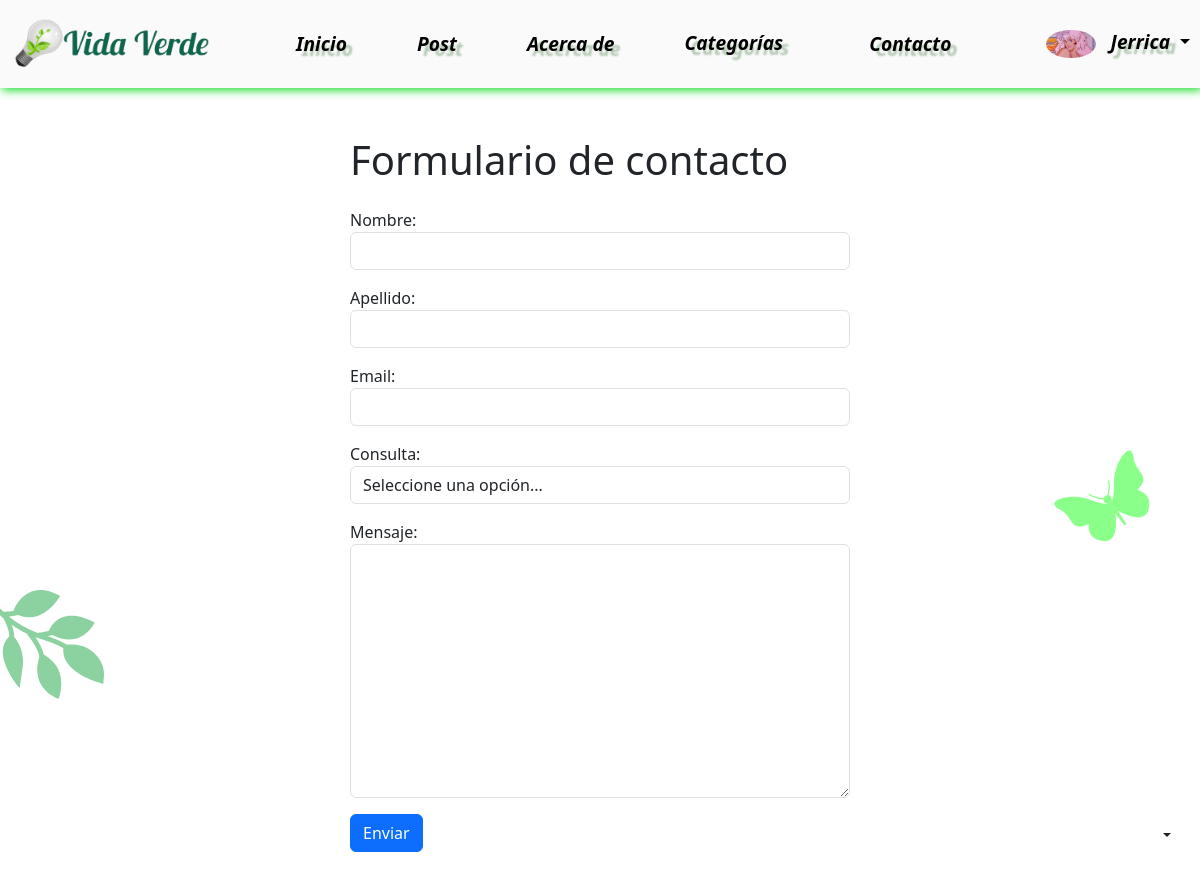
Page /contacto/ (signed in) on the committed database.
### apps/usuario/models.py (models this page shows, shortened)
class Usuario(AbstractUser):
    imagen = models.ImageField(null=True, blank=True, upload_to='usuario', default='usuario/user-default.png')

### apps/contacto/views.py (the view, shortened to what this page needs)
# urls.py: path('contacto/', views.ContactoUsuario.as_view(), name='contacto'),
class ContactoUsuario(CreateView):
    template_name = 'contacto/contacto.html'
    form_class = ContactoForm
    success_url = reverse_lazy('apps.contacto:contacto')

### apps/posts/templatetags/colaborador_tags.py (called while the page is built)
@register.filter(name = 'has_group')
def has_group(user, group_name):
    return user.groups.filter(name=group_name).exists()

### templates/contacto/contacto.html (shortened to what this page needs)
{% extends 'base.html' %}
{% block contenido %}
<div class="container mt-5">
  <form method="POST" style="margin: 0 auto; max-width: 500px;" id="contactoForm">
    <h1 class="mb-4">Formulario de contacto</h1>
    <div class="mb-3">
      {{ form.nombre.label_tag }}
      {{ form.nombre }}
    </div>
    <div class="mb-3">
      {{ form.apellido.label_tag }}
      {{ form.apellido }}
    </div>
    <div class="mb-3">
      {{ form.email.label_tag }}
      {{ form.email }}
    </div>
    <div class="mb-3">
      {{ form.consulta.label_tag }}
      {{ form.consulta }}
    </div>
    <div class="mb-3">
      {{ form.mensaje.label_tag }}
      {{ form.mensaje }}
    </div>
    <button type="submit" class="btn btn-primary">Enviar</button>
  </form>
</div>
{% endblock contenido %}

### templates/base.html (shortened to what this page needs)
{% load static %}
{% load colaborador_tags %}
<!DOCTYPE html>
<html lang="es-ar"  data-bs-theme="auto"         >
<head>
    <link rel="stylesheet" href="{% static 'css/base.css' %}">
    <link rel="stylesheet" href="{% static 'css/barranavegacion.css' %}">
<link href="https://cdn.jsdelivr.net/npm/bootstrap@5.3.2/dist/css/bootstrap.min.css" rel="stylesheet">
<link rel="stylesheet" href="https://cdn.jsdelivr.net/npm/@docsearch/css@3">
<link href="https://cdn.jsdelivr.net/npm/bootstrap-icons@1.18.0/font/bootstrap-icons.css" rel="stylesheet">
</head>
<body>
<header>
<div class="dropdown position-fixed bottom-0 end-0 mb-3 me-3 bd-mode-toggle">
  <button class="btn btn-bd-primary py-2 dropdown-toggle d-flex align-items-center"
          id="bd-theme"
          type="button"
          aria-expanded="false"
          data-bs-toggle="dropdown"
          aria-label="Toggle theme (auto)">
    <svg class="bi my-1 theme-icon-active" width="1em" height="1em"><use href="#circle-half"></use></svg>
  </button>
</div>
<div class="navegacion-horizontal navbar d-none d-sm-flex">
  <li>
    <a href="/" class="d-block mx-auto">
      <img src="{% static 'img/logoVerde.png' %}" alt="logo-imagen" class="img-fluid" style="width: 200px; height: 50px;">
    </a>
  </li>
<li><a class="nav-item ms-3" href="/">Inicio</a></li>
<li><a class="nav-item" href="{% url 'apps.posts:posts' %}">Post</a></li>
<li><a class="nav-item" href="{% url 'apps.acerca_de:acerca_de' %}">Acerca de</a></li>
<li class="nav-item dropdown"><a class="nav-link me-3"  role="button" data-bs-toggle="dropdown" aria-haspopup="true" aria-expanded="false">Categorías</a>
</li>
<li><a class="nav-item me-4" href="{% url 'apps.contacto:contacto' %}">Contacto</a></li>
{% if user.is_authenticated %}
    <li id="logout-option" class="nav-item dropdown">
      <a class="nav-link dropdown-toggle" href="#" id="usuario-dropdown" role="button" data-bs-toggle="dropdown" aria-expanded="false" onclick="toggleLogoutOption()">
        {% if user.imagen %}
        <img src="{{ user.imagen.url }}" alt="imagen_usuario" id="usuario-imagen" class="rounded-circle" style="max-width: 50px; max-height: 50px; cursor: pointer; margin-right: 10px;">
           {% else %}
              <img src="{% static 'img/user-default.png' %}" alt="imagen_por_defecto" id="usuario-imagen" class="rounded-circle" style="max-width: 50px; max-height: 50px; cursor: pointer; margin-right: 10px;">
        {% endif %}
          {{ user.username }}
      </a>
    </li>
{% else %}
    <li><a class="nav-item me-4" href="{% url 'apps.usuario:login' %}">Iniciar Sesión</a></li>
{% endif %}
</div>
</header>
      {% block contenido %}
      {% endblock %}
</body>
</html>

### static/css/base.css (style rules this page uses)
body { padding-bottom: 20px; }
.navbar { margin-bottom: 20px; }
.bi { vertical-align: -.125em; fill: currentColor; }
.btn-bd-primary { --bd-violet-bg: #712cf9; --bd-violet-rgb: 112.520718, 44.062154, 249.437846; --bs-btn-font-weight: 600; --bs-btn-color: var(--bs-white); --bs-btn-bg: var(--bd-violet-bg); --bs-btn-border-color: var(--bd-violet-bg); --bs-btn-hover-color: var(--bs-white); --bs-btn-hover-bg: #6528e0; --bs-btn-hover-border-color: #6528e0; --bs-btn-focus-shadow-rgb: var(--bd-violet-rgb); --bs-btn-active-color: var(--bs-btn-hover-color); --bs-btn-active-bg: #5a23c8; --bs-btn-active-border-color: #5a23c8; }
.bd-mode-toggle { z-index: 1500; }

### static/css/barranavegacion.css (style rules this page uses)
.navegacion-horizontal { background-color: rgba(245, 245, 245, 0.455); box-shadow: 2px 2px 9px rgb(13, 220, 33); position: sticky; width: 100%; list-style-type: none; margin: 0; padding: 10px; margin-bottom: 2px; }
.navegacion-horizontal > li > a { color: black; text-decoration: none; padding: 10px; margin-bottom: 2px; font-size: larger; font-style: italic; text-shadow: 6px 5px 2px rgba(2, 77, 4, 0.295); font-weight: bolder; }

### rows in the picture
Usuario: imagen (picture), username "Jerrica"
